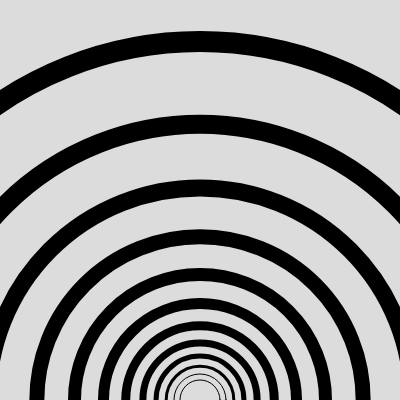
Frame 1 (no input)
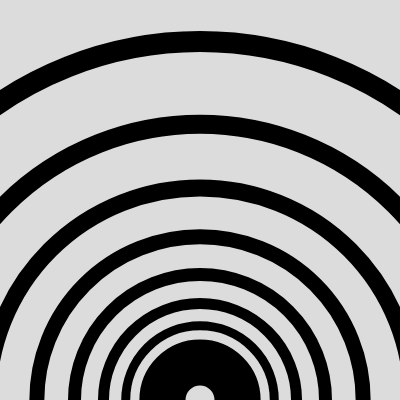
Frame 2 (the mouse pressed at the canvas centre, redrawn once)

The p5.js sketch that drew these frames (run headless with seeded random() and noise() and a simulated clock; the mouse was pressed at the canvas centre and the sketch redrawn once):

// p5.js sketch
// ── sketch.js
function setup() {
  createCanvas(400, 400);
}

function draw() {
  background(220);
  for(let i=0;i<35;i++){
    let a = pow(1.3, i) * 40;   
    let b = 1 + i * 2; 
    noFill();
    stroke(0);
  
    circle(width/2,height,a);
      strokeWeight(b)
 console.log(a, b)
     }
    noLoop();
  
  
}
